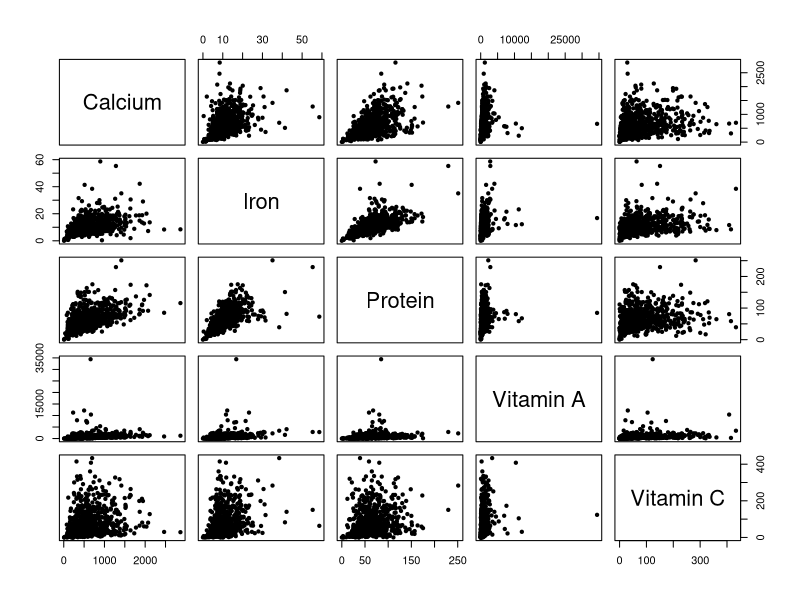
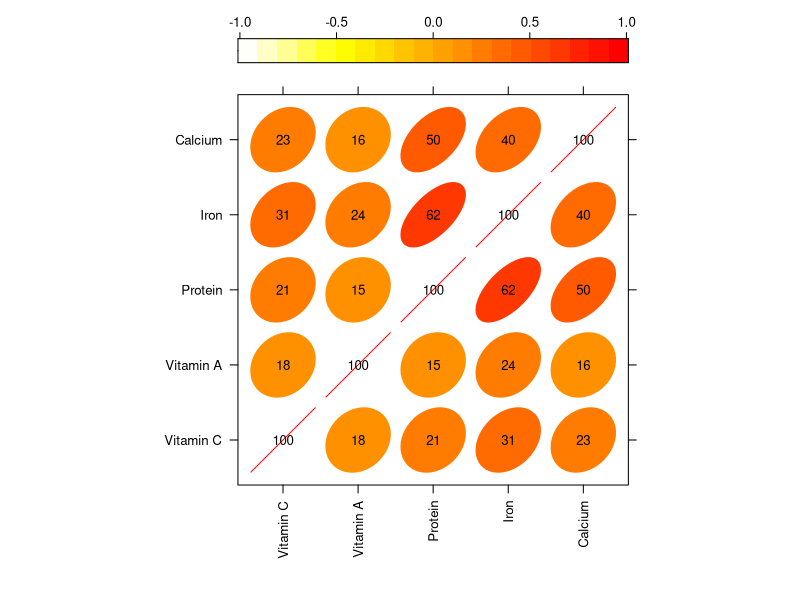
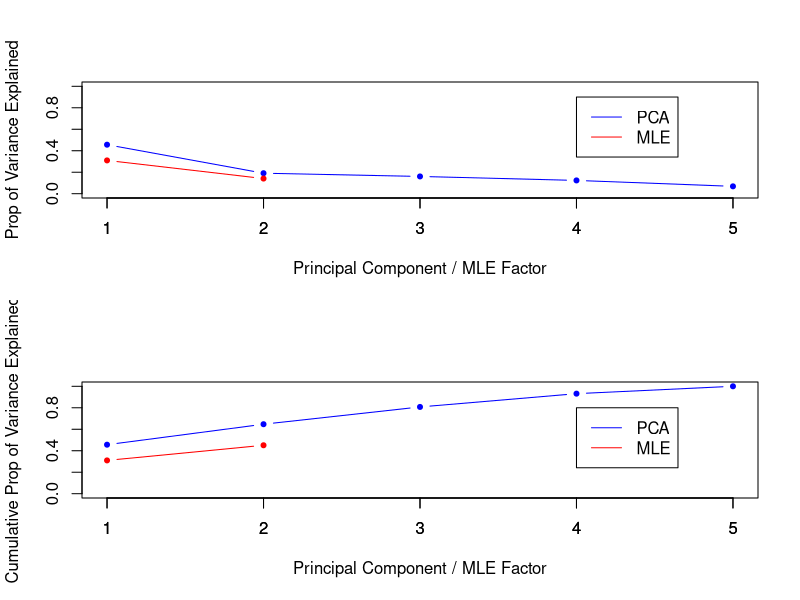
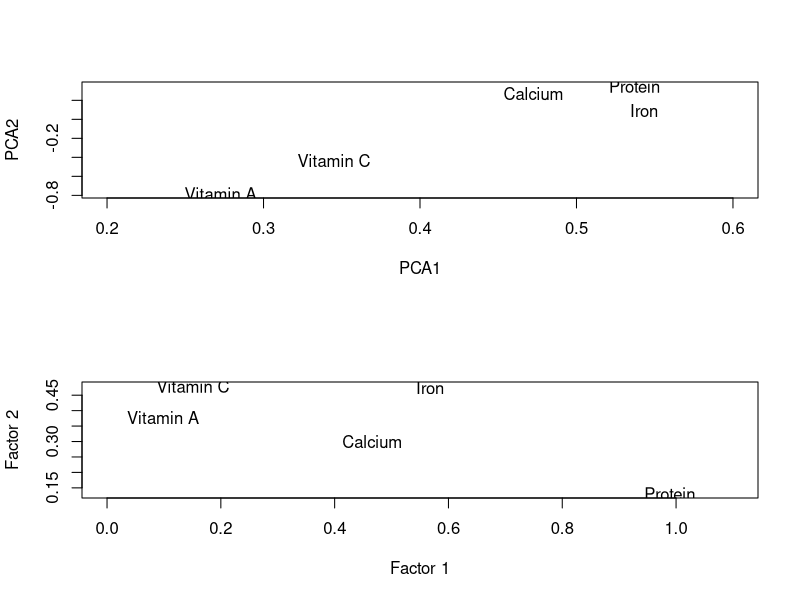

The R source for these figures, in order:
## ---- chunk 1
library(lattice)
library(ellipse)
## ---- chunk 2
nutrient <- read.table("Data/nutrient.txt")[,-1] # load data
col.names <- c("Calcium", "Iron", "Protein", 
               "Vitamin A", "Vitamin C") # new column names
colnames(nutrient) <-  col.names # rename column
head(nutrient, 5)
## ---- chunk 3
pairs(nutrient, pch = 20)
## ---- chunk 4
cor(nutrient)
## ---- chunk 5
panel.corrgram <- function(x, y, z, subscripts, at, level = 0.9, label = FALSE, ...) {
     require("ellipse", quietly = TRUE)
     x <- as.numeric(x)[subscripts]
     y <- as.numeric(y)[subscripts]
     z <- as.numeric(z)[subscripts]
     zcol <- level.colors(z, at = at,  ...)
     for (i in seq(along = z)) {
       ell=ellipse(z[i], level = level, npoints = 50, 
                   scale = c(.2, .2), centre = c(x[i], y[i]))
       panel.polygon(ell, col = zcol[i], border = zcol[i], ...)}
     if (label){ panel.text(x = x, y = y, lab = 100 * round(z, 2), cex = 0.8,
                            col = ifelse(z < 0, "white", "black"))}}
cor_df = cor(nutrient) #correlation matrix of dataset
print(levelplot(cor_df[seq(5,1), seq(5,1)], at = do.breaks(c(-1.01, 1.01), 20), xlab = NULL, 
                ylab = NULL, colorkey = list(space = "top"), panel = panel.corrgram, label = TRUE,
                col.regions=rev(heat.colors(100)), scales = list(x = list(rot = 90))))
## ---- chunk 6
pca_fit = prcomp(nutrient, scale = TRUE) # PCA
pca_var = pca_fit$sdev^2 # eigenvalue
pca_pve = pca_var/sum(pca_var) # proportion explained
pca_out = cbind(pca_var, pca_pve, cumsum(pca_pve))
colnames(pca_out) = c("Eigenvalue","Proportion","Cumulative")
rownames(pca_out) = c("PC1","PC2","PC3","PC4","PC5")
pca_out
## ---- chunk 7
n.factors <- 2 # highest number of factors applicable to the data
mle_fit <- factanal(nutrient, n.factors, rotation="varimax") # MLE
print(mle_fit$loadings, cutoff=.05) # prop of var & loading
## ---- chunk 8
par(mfrow = c(2,1)) # format the graphs
mle_pve <- c(0.31, 0.141)
# scree plots & cumulative proportion plot
plot(pca_pve, xlab="Principal Component / MLE Factor", col="blue",
     ylab="Prop of Variance Explained", ylim=c(0,1), type='b', pch=20)
lines(mle_pve, type='b', pch=20, col="red")
axis(1, at=c(1,2,3,4,5), labels=c(1,2,3,4,5))
legend(4, 0.9, legend=c("PCA", "MLE"), col=c("blue", "red"), lty = 1)
plot(cumsum(pca_pve), xlab="Principal Component / MLE Factor", col="blue",
     ylab="Cumulative Prop of Variance Explained", ylim=c(0,1), type='b', pch=20)
lines(cumsum(mle_pve), type='b', pch=20, col="red")
axis(1, at=c(1,2,3,4,5), labels=c(1,2,3,4,5))
legend(4, 0.8, legend=c("PCA", "MLE"), col=c("blue", "red"), lty = 1)
## ---- chunk 9
t(pca_fit$rotation[,1:2]) # PCA loading
## ---- chunk 10
t(mle_fit$loadings[,1:2]) # MLE loading
## ---- chunk 11
par(mfrow = c(2,1)) # format the graphs
# scatter plot of PCA1 & PCA2
pca_loading = pca_fit$rotation[,1:2]
plot(pca_loading,type="n", xlim = c(.2,.6),xlab = "PCA1", ylab = "PCA2")
text(pca_loading,labels=names(nutrient))
# scatterplot of Factor 1 & Factor 2
mle_loading = mle_fit$loadings[,1:2]
plot(mle_loading,type="n", xlim = c(0,1.1),xlab = "Factor 1", ylab = "Factor 2")
text(mle_loading,labels=names(nutrient))
